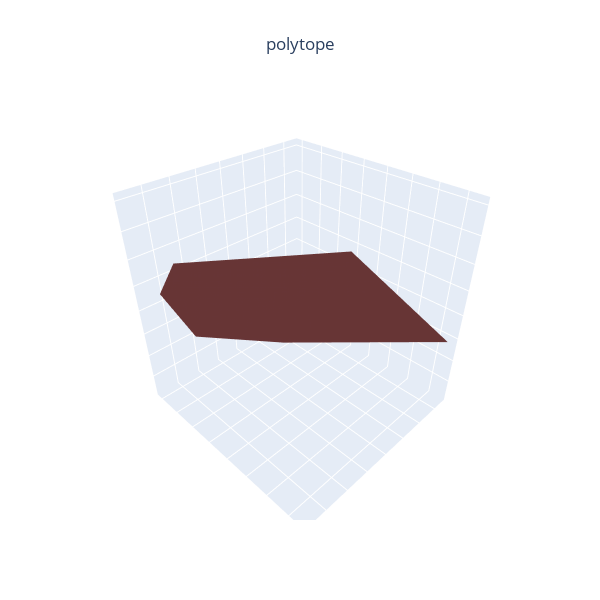

This figure's notebook cell:
### Code cell
#project the 5D polyhedron to 3D
#see: https://math.stackexchange.com/questions/2677864/how-to-project-5d-to-3d
#and: https://stackoverflow.com/questions/13548241/python-numpy-optimization-n-dimensional-projection
def nsphere(mat, littleD=3):
    projected_mat = np.empty([0, 3])
    for a in mat:
        a = a / np.sqrt(np.dot(a, a))
        z = a[littleD:].sum()
        projected_mat = np.append(projected_mat, np.array([a[:littleD] / (1. - z)]), axis=0)
    return projected_mat

V = nsphere(V)

hull = ConvexHull(V)
hull_points = hull.points
hull_simplices = hull.simplices

x = hull_points[:, 0]
y = hull_points[:, 1]
z = hull_points[:, 2]

i = hull_simplices[:, 0]
j = hull_simplices[:, 1]
k = hull_simplices[:, 2]

mesh3d  = go.Mesh3d(x=x, y=y, z=z, i=i, j=j, k=k, opacity=1.0, flatshading=True, color="#ce6a6b")
layout = go.Layout(width=600, height=600, title_text='polytope', title_x=0.5)
fig = go.Figure(data=[mesh3d], layout=layout)
fig.layout.scene.update(xaxis_showticklabels=False, xaxis_ticks='', xaxis_title='',
                        yaxis_showticklabels=False, yaxis_ticks='',yaxis_title='',
                        zaxis_showticklabels=False, zaxis_ticks='', zaxis_title='')
fig.data[0].update(lighting=dict(ambient=0.5, diffuse=1, fresnel=4, specular=0.5, roughness=0.5))

fig.show()

### Figure 1 — Plotly figure (JSON) as saved in the notebook; plotly's stock layout.template omitted (floating-point values rounded to 4 significant figures)
{"data": [{"color": "#ce6a6b", "flatshading": true, "i": [1, 2, 2, 2, 3, 3, 3, 3], "j": [6, 6, 1, 1, 6, 6, 1, 1], "k": [4, 0, 0, 6, 4, 0, 4, 0], "lighting": {"ambient": 0.5, "diffuse": 1, "fresnel": 4, "roughness": 0.5, "specular": 0.5}, "opacity": 1, "type": "mesh3d", "x": [0.7428, 0.4082, 0.6963, 0.2673, -0.6882, 0.2673, -0.2981], "y": [-0.3714, -0.8165, -0.6963, 0.5345, 0.6882, 0.5345, -0.5963], "z": [0.5571, -0.4082, 0.1741, 0.8018, -0.2294, 0.8018, -0.7454]}], "layout": {"height": 600, "scene": {"xaxis": {"showticklabels": false, "ticks": "", "title": {"text": ""}}, "yaxis": {"showticklabels": false, "ticks": "", "title": {"text": ""}}, "zaxis": {"showticklabels": false, "ticks": "", "title": {"text": ""}}}, "title": {"text": "polytope", "x": 0.5}, "width": 600}}
